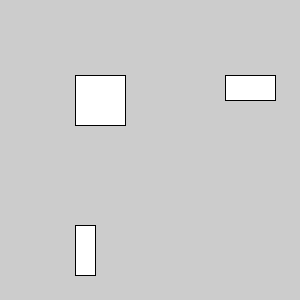
Frame 1 (no input)
Frame 60 (the mouse pressed at the canvas centre just before this capture): identical to frame 1, image omitted
Frame 120 (the mouse held since frame 60 and released just before this capture): identical to frame 1, image omitted

The Processing sketch that drew this single still picture (run headless with seeded random() and noise(); from frame 60 on, the mouse is pressed at the canvas centre):

// Processing sketch: processing_169814
// ── processing_169814.pde

// Dessiner des rectangles
// on va utiliser la fonction rect de processing
// pour dessiner une ellipse il faut préciser quatres paramètres :
// 1- la position dans la largeur de la fenêtre du coin en haut à gauche du rectangle
// 2- la position dans la hauteur de la fenêtre du coin en haut à gauche du rectangle
// 3- la largeur 
// 4- et la hauteur
//
// pour dessiner un rectangle, je peux donc écrire
// rect(50,50,25,25);
// cela va donc dessiner un carré de 25 pixels de côté, à 50 pixels du bord gauche de la fenêtre,
// et à 50 pixels du bord haut de la fenêtre.
 
void setup() {
 
size(300,300);
   
}
 
 
void draw() { 
   
  // effet de transparence
  fill(180,5);
  noStroke();
  rect(0,0,width,height);
 
   
  fill(255); // les formes seront de couleur blanche
  stroke(0); // avec un contour noir
   
  rect(75,75,50,50); // carré en haut à gauche
   
  rect(225,75,50,25); // rectanle écrasé en haut à droite
   
  rect(75,225, 20, 50); // rectangle allongé en bas à gauche
   
   
  // cette partie est un peu plus compliquée
  // on va dessiner un rectangle à la position de la souris (données par les mots clés "mouseX" et "mouseY")
  // (se référer au exemples sur les interactions avec la souris : http://www.openprocessing.org/classroom/4441)
  // ce rectangle va avoir des rayons aléatoires grâce à la fonction random
  // random(5,25) signifie que l'ordinateur doit choisir un nombre aléatoire entre 5 et 25 à chaque fois qu'il exécute
  // cette instruction.
  // mais on dessinera si et seulement si notre souris est placée dans le dernier cadran ;
  // c'est à dire si la valeur de mouseX est supérieure à 150 ET si la valeur de mouseY est supérieure à 150 aussi.
   
  if (mouseX > 150 && mouseY > 150){
   
  rect(mouseX,mouseY, random(5,35), random(5,35));
   
  }
   
   
     
}
